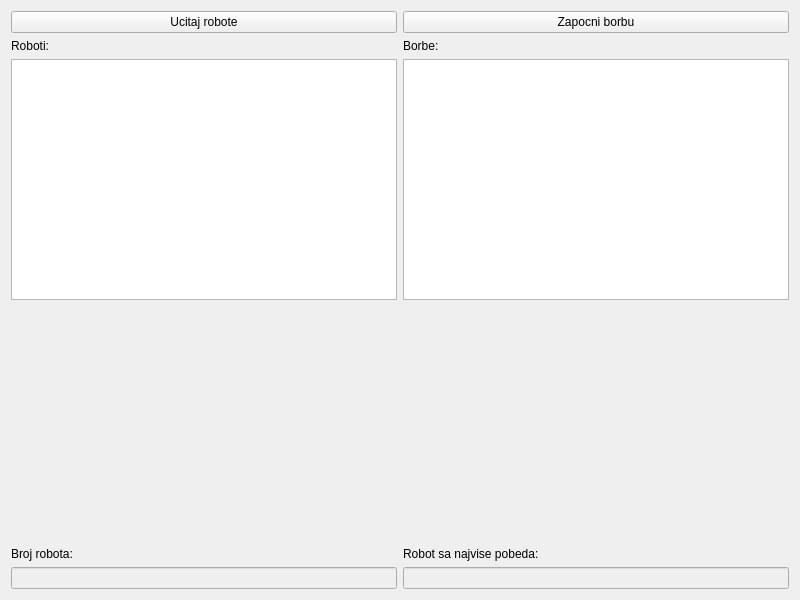
<?xml version="1.0" encoding="UTF-8"?>
<ui version="4.0">
 <class>Widget</class>
 <widget class="QWidget" name="Widget">
  <property name="geometry">
   <rect>
    <x>0</x>
    <y>0</y>
    <width>800</width>
    <height>600</height>
   </rect>
  </property>
  <property name="windowTitle">
   <string>Widget</string>
  </property>
  <layout class="QHBoxLayout" name="horizontalLayout">
   <item>
    <layout class="QVBoxLayout" name="verticalLayout">
     <item>
      <widget class="QPushButton" name="button_loadRobots">
       <property name="text">
        <string>Ucitaj robote</string>
       </property>
      </widget>
     </item>
     <item>
      <widget class="QLabel" name="label">
       <property name="text">
        <string>Roboti:</string>
       </property>
      </widget>
     </item>
     <item>
      <widget class="QListWidget" name="listWidget"/>
     </item>
     <item>
      <spacer name="verticalSpacer">
       <property name="orientation">
        <enum>Qt::Vertical</enum>
       </property>
       <property name="sizeHint" stdset="0">
        <size>
         <width>20</width>
         <height>40</height>
        </size>
       </property>
      </spacer>
     </item>
     <item>
      <widget class="QLabel" name="label_3">
       <property name="text">
        <string>Broj robota:</string>
       </property>
      </widget>
     </item>
     <item>
      <widget class="QLineEdit" name="lineEditNumOfRobots">
       <property name="enabled">
        <bool>false</bool>
       </property>
      </widget>
     </item>
    </layout>
   </item>
   <item>
    <layout class="QVBoxLayout" name="verticalLayout_2">
     <item>
      <widget class="QPushButton" name="button_beginBattle">
       <property name="text">
        <string>Zapocni borbu</string>
       </property>
      </widget>
     </item>
     <item>
      <widget class="QLabel" name="label_2">
       <property name="text">
        <string>Borbe:</string>
       </property>
      </widget>
     </item>
     <item>
      <widget class="QTableWidget" name="tableWidget"/>
     </item>
     <item>
      <spacer name="verticalSpacer_2">
       <property name="orientation">
        <enum>Qt::Vertical</enum>
       </property>
       <property name="sizeHint" stdset="0">
        <size>
         <width>20</width>
         <height>40</height>
        </size>
       </property>
      </spacer>
     </item>
     <item>
      <widget class="QLabel" name="label_4">
       <property name="text">
        <string>Robot sa najvise pobeda:</string>
       </property>
      </widget>
     </item>
     <item>
      <widget class="QLineEdit" name="lineEditRobotWithMostWins">
       <property name="enabled">
        <bool>false</bool>
       </property>
      </widget>
     </item>
    </layout>
   </item>
  </layout>
 </widget>
 <resources/>
 <connections/>
</ui>
